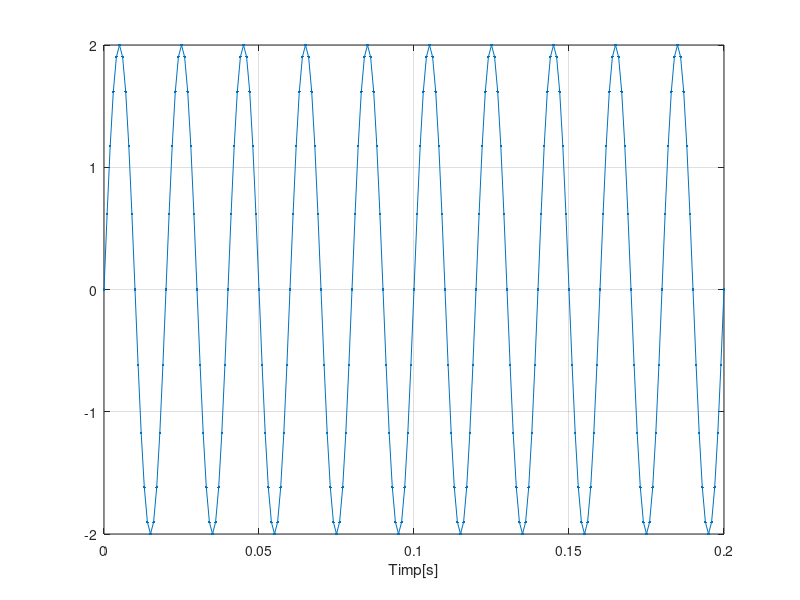
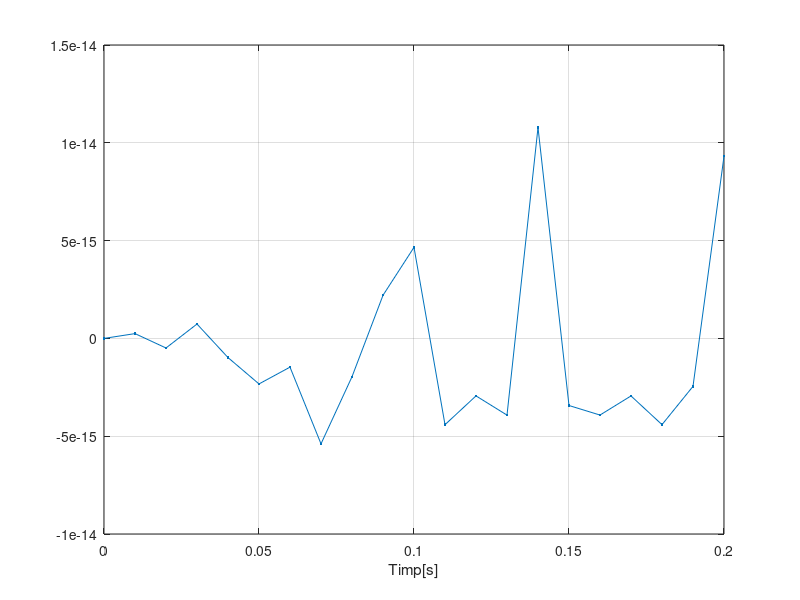
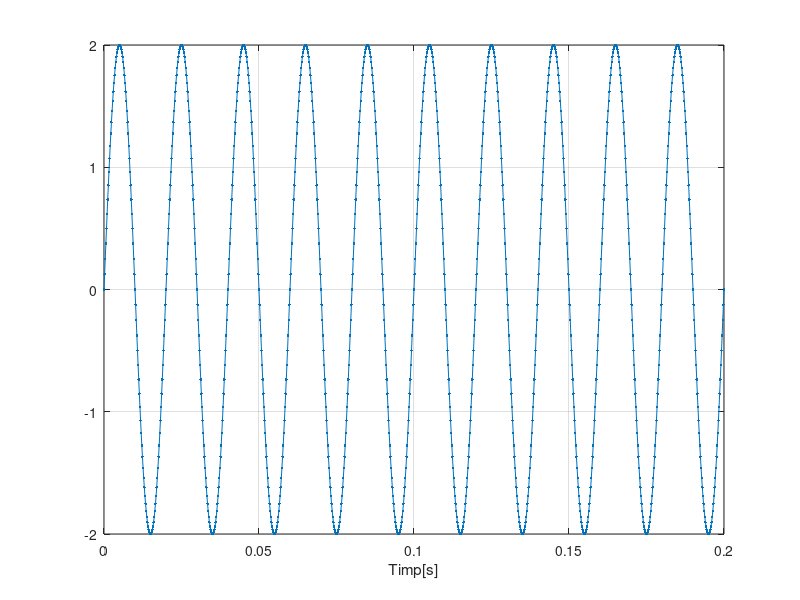

These figures' MATLAB source, in order: (Note: this script raises an error after producing the figures.)
%%
% a)
%1.
figure(1)
F=50;
t=0:0.001:0.2;
s=2*sin(2*pi*F*t);
plot(t,s,'.-'), xlabel('Timp[s]') , grid

%%
%2.
figure(2)
F=50;
t=0:0.01:0.2;
s=2*sin(2*pi*F*t);
plot(t,s,'.-'), xlabel('Timp[s]') , grid

%%
%3.
figure(3)
F=50;
t=0:0.0002:0.2;
s=2*sin(2*pi*F*t);
plot(t,s,'.-'), xlabel('Timp[s]') , grid

%%
%Observatii subpunctul a) : Cu cat este mai mare pasul de variatie ,
%semnalul se distorsioneaza mai mult.

%%
%b) perioada semnalelor in cele 3 cazuri

%1.
ac = xcorr(s,s);
[~,locs]=findpeaks(ac);
mean(diff(locs)*0.001)

%2.
ac = xcorr(s,s);
[~,locs]=findpeaks(ac);
mean(diff(locs)*0.01)

%3.
ac = xcorr(s,s);
[~,locs]=findpeaks(ac);
mean(diff(locs)*0.0002)

%%
% c)
%1. 
figure(4)
F1=50;
F2=20;
t=0:0.001:0.2;
s=2*sin(2*pi*F1*t);
c=2*cos(2*pi*F2*t);
plot(t,s,'b'), xlabel('Timp[s]') , grid
hold on
plot(t,c,'r'), xlabel('Timp[c]') , grid   % cos va avea culoarea rosie

%2. 
figure(5)
F1=50;
F2=20;
t=0:0.01:0.2;
s=2*sin(2*pi*F1*t);
c=2*cos(2*pi*F2*t);
plot(t,s,'b'), xlabel('Timp[s]') , grid
hold on
plot(t,c,'r'), xlabel('Timp[c]') , grid

%3. 
figure(6)
F1=50;
F2=20;
t=0:0.0002:0.2;
s=2*sin(2*pi*F1*t);
c=2*cos(2*pi*F2*t);
plot(t,s,'b'), xlabel('Timp[s]') , grid
hold on
plot(t,c,'r'), xlabel('Timp[c]') , grid



